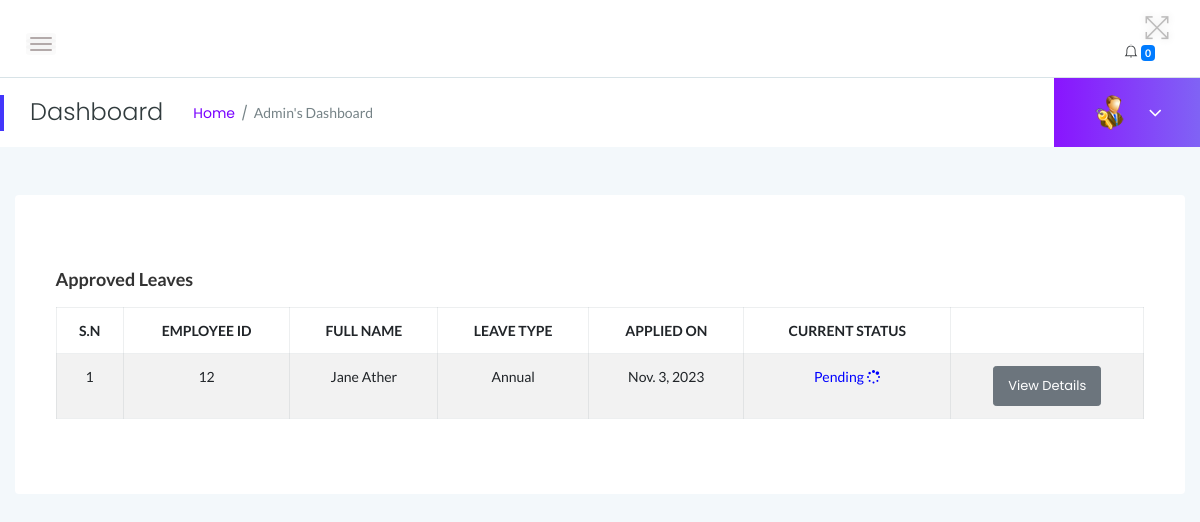
Before: /myadmin/approved-leaves/ (signed in) with the older database file.
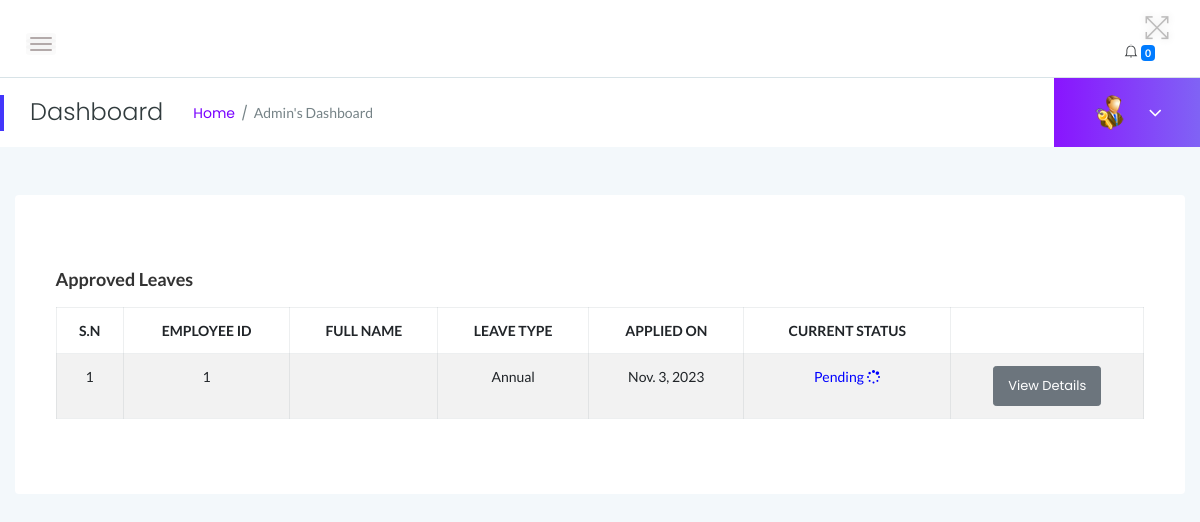
After: the same page with the newer database file.
### myadmin/models.py (models this page shows)
class Leave(models.Model):
    employee = models.ForeignKey(User, on_delete=models.CASCADE)
    leave_type = models.CharField(max_length=100, default='Annual')
    posting_date = models.DateField(auto_now_add=True)
    status = models.CharField(
        max_length=10,
        choices=STATUS_CHOICES,
        default='Pending'
    )
    leavetype = models.CharField(max_length=255, default=None)
    description = models.TextField(default=None)
    fromdate = models.DateField( default=None)
    todate = models.DateField( default=None)
    isread = models.IntegerField(default=0)

### myadmin/views.py (the view)
# urls.py: path('approved-leaves/', views.approved_leaves, name='approved_leaves'),
@login_required
def approved_leaves(request):
    if not request.user.is_authenticated:
        return redirect('login')  # Redirect to your login page
    error = None
    msg = None
    approved_leaves = Leave.objects.filter(status=1)
    if request.method == 'POST':
        query = Leave.objects.all()
        results = query.values()
        leavtypcount = query.count()
    leaves = Leave.objects.filter(status=1).order_by('-id')
    context = {
        'error': error,
        'msg': msg,
        'approved_leaves': approved_leaves,
    }
    return render(request, 'admin/approved_leaves.html', context)

### myadmin/templates/admin/approved_leaves.html (shortened to what this page needs)
{% load static %}
<!DOCTYPE html>
<html class="no-js" lang="en">
<head>
 {% include 'admin/top.html' %}
</head>
<body>
   {% include 'admin/sidebars.html' %}
    <div class="main-content-inner">
        <div class="row">
            <div class="col-12 mt-5">
                <div class="card">
                    <div class="card-body">
                        <h4 class="header-title">Approved Leaves</h4>
                        <div class="single-table">
                            <div class="table-responsive">
                                <table class="table table-hover table-striped table-bordered progress-table text-center">
                                    <thead class="text-uppercase">
                                        <tr>
                                            <th>S.N</th>
                                            <th>Employee ID</th>
                                            <th>Full Name</th>
                                            <th>Leave Type</th>
                                            <th>Applied On</th>
                                            <th>Current Status</th>
                                            <th></th>
                                        </tr>
                                    </thead>
                                    <tbody>
                                        {% for leave in approved_leaves %}
                                        <tr>
                                            <td>{{ forloop.counter }}</td>
                                            <td>{{ leave.employee.id }}</td>
                                            <td>{{ leave.employee.first_name }} {{ leave.employee.last_name }}</td>
                                            <td>{{ leave.leave_type }}</td>
                                            <td>{{ leave.posting_date }}</td>
                                            <td>
                                                {% if leave.status == 1 %}
                                                <span style="color: #04fd04">Approved <i class="fa fa-check-square-o"></i></span>
                                                {% elif leave.Status == 2 %}
                                                <span style="color: red">Declined <i class="fa fa-cross"></i></span>
                                                {% else %}
                                                <span style="color: blue">Pending <i class="fa fa-spinner"></i></span>
                                                {% endif %}
                                            </td>
                                            <td><a href="{% url 'myadmin:employee_leave_details' leave.id %}" class="btn btn-secondary btn-sm">View Details</a></td>
                                        </tr>
                                        {% endfor %}
                                    </tbody>
                                </table>
                            </div>
                            </div>
                        </div>
                    </div>
                </div>
            </div>
        </div>
    </div>
    </div>
</body>
</html>

Changed rows visible on the page:
no longer on this page (row edited): Leave: employee.id "12", employee.first_name "Jane", employee.last_name "Ather", leave_type "Annual", posting_date "Nov. 3, 2023", status "Pending"
now on this page (row edited): Leave: employee.id "1", leave_type "Annual", posting_date "Nov. 3, 2023", status "Pending"
